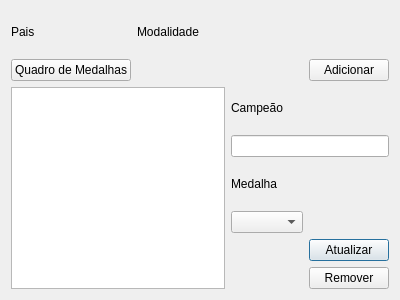
<?xml version="1.0" encoding="UTF-8"?>
<ui version="4.0">
 <class>MedalAdmUpdateScreen</class>
 <widget class="QDialog" name="MedalAdmUpdateScreen">
  <property name="geometry">
   <rect>
    <x>0</x>
    <y>0</y>
    <width>400</width>
    <height>300</height>
   </rect>
  </property>
  <property name="windowTitle">
   <string>Dialog</string>
  </property>
  <layout class="QGridLayout" name="gridLayout">
   <item row="6" column="3">
    <widget class="QPushButton" name="btn_updateMedal">
     <property name="text">
      <string>Atualizar</string>
     </property>
    </widget>
   </item>
   <item row="4" column="2" colspan="2">
    <widget class="QLabel" name="label_2">
     <property name="text">
      <string>Medalha</string>
     </property>
    </widget>
   </item>
   <item row="7" column="3">
    <widget class="QPushButton" name="btn_removeMedal">
     <property name="text">
      <string>Remover</string>
     </property>
    </widget>
   </item>
   <item row="0" column="1" colspan="2">
    <widget class="QLabel" name="label_modality">
     <property name="text">
      <string>Modalidade</string>
     </property>
    </widget>
   </item>
   <item row="1" column="3">
    <widget class="QPushButton" name="btn_addMedal">
     <property name="text">
      <string>Adicionar</string>
     </property>
    </widget>
   </item>
   <item row="2" column="2" colspan="2">
    <widget class="QLabel" name="label">
     <property name="text">
      <string>Campeão</string>
     </property>
    </widget>
   </item>
   <item row="2" column="0" rowspan="6" colspan="2">
    <widget class="QListWidget" name="listWidget">
     <property name="font">
      <font>
       <family>Courier</family>
       <pointsize>8</pointsize>
      </font>
     </property>
    </widget>
   </item>
   <item row="1" column="0">
    <widget class="QPushButton" name="btn_boardMedal">
     <property name="text">
      <string>Quadro de Medalhas</string>
     </property>
    </widget>
   </item>
   <item row="3" column="2" colspan="2">
    <widget class="QLineEdit" name="lineEdit_champion"/>
   </item>
   <item row="0" column="0">
    <widget class="QLabel" name="label_country">
     <property name="text">
      <string>Pais</string>
     </property>
    </widget>
   </item>
   <item row="5" column="2">
    <widget class="QComboBox" name="comboBox"/>
   </item>
  </layout>
 </widget>
 <resources/>
 <connections/>
</ui>
